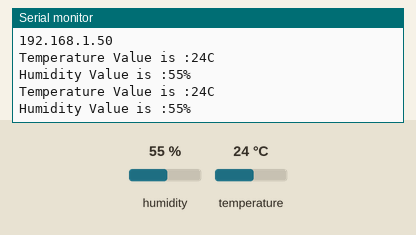
This sketch was run on a simulated ESP8266 (NodeMCU). Parts: the last lines printed to the serial monitor. The test bench sets the inputs (shaded band); at power-on: humidity 55 %, temperature 24 °C. WiFi joins after 1.5 s; servers stay silent unless stated.

Above: at 2.7 s.
2.8 s: humidity set to 22 %
At 4.5 s:
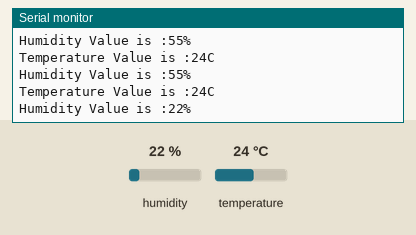
6.0 s: temperature set to 12 °C
At 6.9 s:
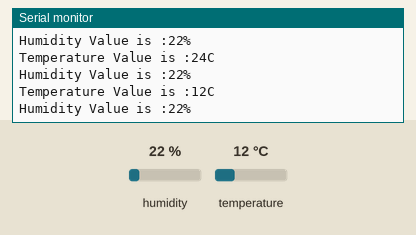
9.2 s: humidity set to 40 %
At 11.7 s:
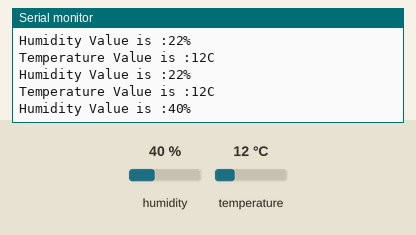
Timing chart, 0 to 13.2 s (numbered marks = the images above; inputs shaded):
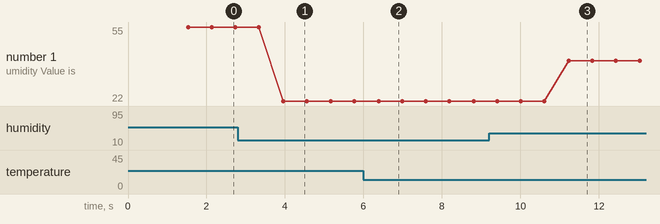

The sketch:

Weather_Monitoring.ino
```cpp
 #include <DHT.h>
 #include <ESP8266WiFi.h>
 #include <WiFiClient.h>
 #include <ThingSpeak.h>

 #define DHTPIN D4
 #define DHTTYPE DHT11
 DHT dht(DHTPIN, DHTTYPE);

 const char* ssid = "Your SSID";  // SSID
 const char* password = "Your Password";  // Password
 WiFiClient client;
 unsigned long myChannelNumber = 306318; // Change this with your Channel ID
 const char * myWriteAPIKey = "1ADWPT72U8W5Y7K5";  // Change this with your API key
 uint8_t temperature, humidity;
 void setup()
 {
  Serial.begin(115200);
  dht.begin();
  delay(10);
  // Connect to WiFi network
  Serial.println();
  Serial.println();
  Serial.print("Connecting to ");
  Serial.println(ssid);
  WiFi.begin(ssid, password);
  while (WiFi.status() != WL_CONNECTED)
  {
   delay(500);
   Serial.print(".");
  }
  Serial.println("");
  Serial.println("WiFi connected");
  // Print the IP address
  Serial.println(WiFi.localIP());
  ThingSpeak.begin(client);
 }
 void loop()
 {
  static boolean data_state = false;
  temperature = dht.readTemperature();
  humidity = dht.readHumidity();
  Serial.print("Temperature Value is :");
  Serial.print(temperature);
  Serial.println("C");
  Serial.print("Humidity Value is :");
  Serial.print(humidity);
  Serial.println("%");
  // Write to ThingSpeak. There are up to 8 fields in a channel, allowing you to store up to 8 different
  // pieces of information in a channel. Here, we write to field 1.
  if( data_state )
  {
   ThingSpeak.writeField(myChannelNumber, 1, temperature, myWriteAPIKey);
   data_state = false;
  }
  else
  {
   ThingSpeak.writeField(myChannelNumber, 2, humidity, myWriteAPIKey);
   data_state = true;
  }
  delay(300);
 }
```

Measured:
- after the input at 2.8 s, the serial monitor: prints a new line after 1.2 s (image 1)
- after the input at 6.0 s, the serial monitor: prints a new line after 0.39 s (image 2)
- after the input at 9.2 s, the serial monitor: prints a new line after 2.0 s (image 3)
- plotted number 1: 55 → 22 after the input at 2.8 s, 22 → 40 after the input at 9.2 s
